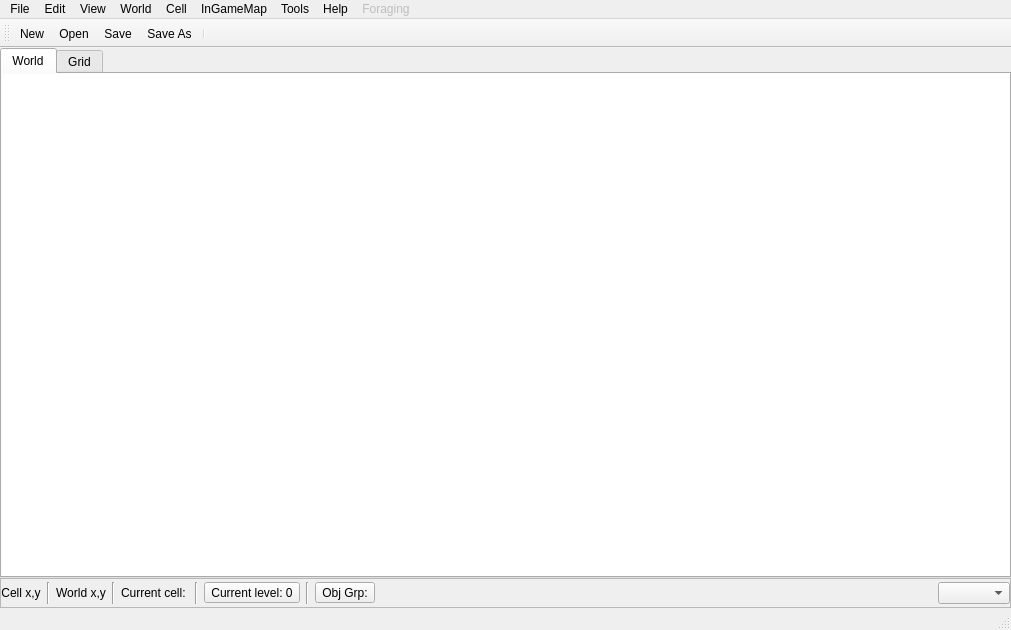
<?xml version="1.0" encoding="UTF-8"?>
<ui version="4.0">
 <class>MainWindow</class>
 <widget class="QMainWindow" name="MainWindow">
  <property name="geometry">
   <rect>
    <x>0</x>
    <y>0</y>
    <width>1011</width>
    <height>630</height>
   </rect>
  </property>
  <property name="windowTitle">
   <string>PZWorldEd (Unofficial fork by Alree)</string>
  </property>
  <widget class="QWidget" name="centralWidget">
   <layout class="QGridLayout" name="gridLayout_4">
    <property name="leftMargin">
     <number>0</number>
    </property>
    <property name="topMargin">
     <number>0</number>
    </property>
    <property name="rightMargin">
     <number>0</number>
    </property>
    <property name="bottomMargin">
     <number>0</number>
    </property>
    <property name="verticalSpacing">
     <number>0</number>
    </property>
    <item row="0" column="0">
     <widget class="QTabWidget" name="documentTabWidget">
      <property name="currentIndex">
       <number>0</number>
      </property>
      <widget class="QWidget" name="tabWorld">
       <attribute name="title">
        <string>World</string>
       </attribute>
       <layout class="QGridLayout" name="gridLayout_3">
        <property name="leftMargin">
         <number>0</number>
        </property>
        <property name="topMargin">
         <number>0</number>
        </property>
        <property name="rightMargin">
         <number>0</number>
        </property>
        <property name="bottomMargin">
         <number>0</number>
        </property>
        <item row="0" column="0">
         <widget class="QGraphicsView" name="worldView">
          <property name="frameShape">
           <enum>QFrame::NoFrame</enum>
          </property>
          <property name="frameShadow">
           <enum>QFrame::Sunken</enum>
          </property>
         </widget>
        </item>
       </layout>
      </widget>
      <widget class="QWidget" name="tabCell">
       <attribute name="title">
        <string>Grid</string>
       </attribute>
       <layout class="QGridLayout" name="gridLayout_5">
        <property name="leftMargin">
         <number>0</number>
        </property>
        <property name="topMargin">
         <number>0</number>
        </property>
        <property name="rightMargin">
         <number>0</number>
        </property>
        <property name="bottomMargin">
         <number>0</number>
        </property>
        <item row="0" column="0">
         <widget class="QGraphicsView" name="cellView">
          <property name="frameShape">
           <enum>QFrame::NoFrame</enum>
          </property>
         </widget>
        </item>
       </layout>
      </widget>
     </widget>
    </item>
    <item row="1" column="0">
     <widget class="QFrame" name="viewTools">
      <property name="frameShape">
       <enum>QFrame::StyledPanel</enum>
      </property>
      <property name="frameShadow">
       <enum>QFrame::Raised</enum>
      </property>
      <layout class="QHBoxLayout" name="horizontalLayout">
       <property name="leftMargin">
        <number>0</number>
       </property>
       <property name="topMargin">
        <number>3</number>
       </property>
       <property name="rightMargin">
        <number>0</number>
       </property>
       <property name="bottomMargin">
        <number>3</number>
       </property>
       <item>
        <widget class="QLabel" name="coordinatesLabel">
         <property name="minimumSize">
          <size>
           <width>0</width>
           <height>0</height>
          </size>
         </property>
         <property name="text">
          <string>Cell x,y</string>
         </property>
         <property name="alignment">
          <set>Qt::AlignCenter</set>
         </property>
        </widget>
       </item>
       <item>
        <widget class="Line" name="line">
         <property name="orientation">
          <enum>Qt::Vertical</enum>
         </property>
        </widget>
       </item>
       <item>
        <widget class="QLabel" name="worldCoordinatesLabel">
         <property name="minimumSize">
          <size>
           <width>0</width>
           <height>0</height>
          </size>
         </property>
         <property name="text">
          <string>World x,y</string>
         </property>
         <property name="alignment">
          <set>Qt::AlignCenter</set>
         </property>
        </widget>
       </item>
       <item>
        <widget class="Line" name="line_4">
         <property name="orientation">
          <enum>Qt::Vertical</enum>
         </property>
        </widget>
       </item>
       <item>
        <widget class="QLabel" name="currentCellLabel">
         <property name="text">
          <string>Current cell: &lt;none&gt;</string>
         </property>
        </widget>
       </item>
       <item>
        <widget class="Line" name="line_2">
         <property name="orientation">
          <enum>Qt::Vertical</enum>
         </property>
        </widget>
       </item>
       <item>
        <widget class="QToolButton" name="currentLevelButton">
         <property name="text">
          <string>Current level: 0</string>
         </property>
         <property name="popupMode">
          <enum>QToolButton::InstantPopup</enum>
         </property>
         <property name="arrowType">
          <enum>Qt::NoArrow</enum>
         </property>
        </widget>
       </item>
       <item>
        <widget class="Line" name="line_3">
         <property name="orientation">
          <enum>Qt::Vertical</enum>
         </property>
        </widget>
       </item>
       <item>
        <widget class="QToolButton" name="objectGroupButton">
         <property name="text">
          <string>Obj Grp:</string>
         </property>
         <property name="popupMode">
          <enum>QToolButton::InstantPopup</enum>
         </property>
        </widget>
       </item>
       <item>
        <spacer name="horizontalSpacer">
         <property name="orientation">
          <enum>Qt::Horizontal</enum>
         </property>
         <property name="sizeHint" stdset="0">
          <size>
           <width>40</width>
           <height>20</height>
          </size>
         </property>
        </spacer>
       </item>
       <item>
        <widget class="QComboBox" name="zoomComboBox"/>
       </item>
      </layout>
     </widget>
    </item>
   </layout>
  </widget>
  <widget class="QMenuBar" name="menuBar">
   <property name="geometry">
    <rect>
     <x>0</x>
     <y>0</y>
     <width>1011</width>
     <height>21</height>
    </rect>
   </property>
   <widget class="QMenu" name="fileMenu">
    <property name="title">
     <string>File</string>
    </property>
    <widget class="QMenu" name="menuGenerate_Lots">
     <property name="title">
      <string>Generate Lots</string>
     </property>
     <addaction name="actionGenerateLotsAll"/>
     <addaction name="actionGenerateLotsSelected"/>
    </widget>
    <widget class="QMenu" name="menuBMP_To_TMX">
     <property name="title">
      <string>BMP To TMX</string>
     </property>
     <addaction name="actionBMPToTMXAll"/>
     <addaction name="actionBMPToTMXSelected"/>
    </widget>
    <widget class="QMenu" name="menuTMX_To_BMP">
     <property name="title">
      <string>TMX To BMP</string>
     </property>
     <addaction name="actionTMXToBMPAll"/>
     <addaction name="actionTMXToBMPSelected"/>
    </widget>
    <addaction name="actionNew"/>
    <addaction name="actionOpen"/>
    <addaction name="actionSave"/>
    <addaction name="actionSaveAs"/>
    <addaction name="separator"/>
    <addaction name="menuBMP_To_TMX"/>
    <addaction name="menuTMX_To_BMP"/>
    <addaction name="menuGenerate_Lots"/>
    <addaction name="actionLUAObjectDump"/>
    <addaction name="actionWriteObjects"/>
    <addaction name="separator"/>
    <addaction name="actionClose"/>
    <addaction name="actionCloseAll"/>
    <addaction name="actionQuit"/>
   </widget>
   <widget class="QMenu" name="helpMenu">
    <property name="title">
     <string>Help</string>
    </property>
    <addaction name="actionAboutQt"/>
   </widget>
   <widget class="QMenu" name="editMenu">
    <property name="title">
     <string>Edit</string>
    </property>
    <addaction name="separator"/>
    <addaction name="actionCopy"/>
    <addaction name="actionPaste"/>
    <addaction name="actionClipboard"/>
    <addaction name="separator"/>
    <addaction name="actionPreferences"/>
   </widget>
   <widget class="QMenu" name="menuView">
    <property name="title">
     <string>View</string>
    </property>
    <addaction name="actionShowCoordinates"/>
    <addaction name="actionShowGrid"/>
    <addaction name="actionShowMiniMap"/>
    <addaction name="actionShowObjects"/>
    <addaction name="actionShowObjectNames"/>
    <addaction name="actionShowOtherWorlds"/>
    <addaction name="actionShowBMP"/>
    <addaction name="actionShowZombieSpawnImage"/>
    <addaction name="actionShowZonesInWorldView"/>
    <addaction name="actionShowZonesWorldInWorldView"/>
    <addaction name="separator"/>
    <addaction name="actionHighlightCurrentLevel"/>
    <addaction name="actionHighlightRoomUnderPointer"/>
    <addaction name="actionLevelAbove"/>
    <addaction name="actionLevelBelow"/>
    <addaction name="separator"/>
    <addaction name="actionZoomIn"/>
    <addaction name="actionZoomOut"/>
    <addaction name="actionZoomNormal"/>
    <addaction name="separator"/>
   </widget>
   <widget class="QMenu" name="menuWorld">
    <property name="title">
     <string>World</string>
    </property>
    <addaction name="actionEditCell"/>
    <addaction name="actionGoToXY"/>
    <addaction name="actionResizeWorld"/>
    <addaction name="separator"/>
    <addaction name="actionObjectGroups"/>
    <addaction name="actionObjectTypes"/>
    <addaction name="separator"/>
    <addaction name="actionEnums"/>
    <addaction name="actionProperties"/>
    <addaction name="actionTemplates"/>
    <addaction name="separator"/>
    <addaction name="actionRemoveRoad"/>
    <addaction name="actionRemoveBMP"/>
   </widget>
   <widget class="QMenu" name="menuCell">
    <property name="title">
     <string>Cell</string>
    </property>
    <addaction name="actionRemoveLot"/>
    <addaction name="actionRemoveObject"/>
    <addaction name="actionSplitObjectPolygon"/>
    <addaction name="separator"/>
    <addaction name="actionExtractLots"/>
    <addaction name="actionExtractObjects"/>
    <addaction name="separator"/>
    <addaction name="actionClearCell"/>
    <addaction name="actionClearMapOnly"/>
   </widget>
   <widget class="QMenu" name="menuTools">
    <property name="title">
     <string>Tools</string>
    </property>
    <widget class="QMenu" name="menuAlias_Fixup">
     <property name="title">
      <string>Tiles From -&gt; To</string>
     </property>
     <addaction name="actionFromToAll"/>
     <addaction name="actionFromToSelected"/>
    </widget>
    <addaction name="actionLotPackViewer"/>
    <addaction name="menuAlias_Fixup"/>
    <addaction name="actionBuildingsToPNG"/>
    <addaction name="actionLootInspector"/>
   </widget>
   <widget class="QMenu" name="menuInGameMap">
    <property name="title">
     <string>InGameMap</string>
    </property>
    <addaction name="actionRemoveInGameMapFeatures"/>
    <addaction name="actionRemoveInGameMapPoints"/>
    <addaction name="actionSplitInGameMapPolygon"/>
    <addaction name="actionAddInGameMapHole"/>
    <addaction name="actionRemoveInGameMapHole"/>
    <addaction name="actionConvertToPolygon"/>
    <addaction name="separator"/>
    <addaction name="actionGenerateInGameMapTreeFeatures"/>
    <addaction name="separator"/>
    <addaction name="actionGenerateInGameMapBuildingFeatures"/>
    <addaction name="actionGenerateInGameMapWaterFeatures"/>
    <addaction name="actionGenerate_Road_Features"/>
    <addaction name="separator"/>
    <addaction name="actionReadInGameMapFeaturesXML"/>
    <addaction name="actionWriteInGameMapFeaturesXML"/>
    <addaction name="actionCreateImagePyramid"/>
   </widget>
   <widget class="QMenu" name="menuForaging">
    <property name="enabled">
     <bool>false</bool>
    </property>
    <property name="title">
     <string>Foraging</string>
    </property>
   </widget>
   <addaction name="fileMenu"/>
   <addaction name="editMenu"/>
   <addaction name="menuView"/>
   <addaction name="menuWorld"/>
   <addaction name="menuCell"/>
   <addaction name="menuInGameMap"/>
   <addaction name="menuTools"/>
   <addaction name="helpMenu"/>
   <addaction name="menuForaging"/>
  </widget>
  <widget class="QToolBar" name="mainToolBar">
   <property name="windowTitle">
    <string>Main Toolbar</string>
   </property>
   <property name="toolButtonStyle">
    <enum>Qt::ToolButtonFollowStyle</enum>
   </property>
   <attribute name="toolBarArea">
    <enum>TopToolBarArea</enum>
   </attribute>
   <attribute name="toolBarBreak">
    <bool>false</bool>
   </attribute>
   <addaction name="actionNew"/>
   <addaction name="actionOpen"/>
   <addaction name="actionSave"/>
   <addaction name="actionSaveAs"/>
   <addaction name="separator"/>
  </widget>
  <widget class="QStatusBar" name="statusBar"/>
  <action name="actionQuit">
   <property name="icon">
    <iconset resource="editor.qrc">
     <normaloff>:/images/16x16/application-exit.png</normaloff>:/images/16x16/application-exit.png</iconset>
   </property>
   <property name="text">
    <string>Quit</string>
   </property>
   <property name="menuRole">
    <enum>QAction::QuitRole</enum>
   </property>
  </action>
  <action name="actionAboutQt">
   <property name="text">
    <string>About Qt</string>
   </property>
   <property name="menuRole">
    <enum>QAction::AboutQtRole</enum>
   </property>
  </action>
  <action name="actionOpen">
   <property name="icon">
    <iconset resource="editor.qrc">
     <normaloff>:/images/16x16/document-open.png</normaloff>:/images/16x16/document-open.png</iconset>
   </property>
   <property name="text">
    <string>Open...</string>
   </property>
  </action>
  <action name="actionEditCell">
   <property name="text">
    <string>Edit Cell</string>
   </property>
  </action>
  <action name="actionUndo">
   <property name="text">
    <string>Undo</string>
   </property>
  </action>
  <action name="actionRedo">
   <property name="text">
    <string>Redo</string>
   </property>
  </action>
  <action name="actionZoomIn">
   <property name="icon">
    <iconset resource="editor.qrc">
     <normaloff>:/images/16x16/zoom-in.png</normaloff>:/images/16x16/zoom-in.png</iconset>
   </property>
   <property name="text">
    <string>Zoom In</string>
   </property>
  </action>
  <action name="actionZoomOut">
   <property name="icon">
    <iconset resource="editor.qrc">
     <normaloff>:/images/16x16/zoom-out.png</normaloff>:/images/16x16/zoom-out.png</iconset>
   </property>
   <property name="text">
    <string>Zoom Out</string>
   </property>
  </action>
  <action name="actionShowGrid">
   <property name="checkable">
    <bool>true</bool>
   </property>
   <property name="text">
    <string>Show Grid</string>
   </property>
   <property name="shortcut">
    <string>Ctrl+G</string>
   </property>
  </action>
  <action name="actionHighlightCurrentLevel">
   <property name="checkable">
    <bool>true</bool>
   </property>
   <property name="text">
    <string>Highlight Current Level</string>
   </property>
   <property name="shortcut">
    <string>H</string>
   </property>
  </action>
  <action name="actionZoomNormal">
   <property name="icon">
    <iconset resource="editor.qrc">
     <normaloff>:/images/16x16/zoom-original.png</normaloff>:/images/16x16/zoom-original.png</iconset>
   </property>
   <property name="text">
    <string>Normal Size</string>
   </property>
   <property name="shortcut">
    <string>Ctrl+0</string>
   </property>
  </action>
  <action name="actionSave">
   <property name="icon">
    <iconset resource="editor.qrc">
     <normaloff>:/images/16x16/document-save.png</normaloff>:/images/16x16/document-save.png</iconset>
   </property>
   <property name="text">
    <string>Save</string>
   </property>
  </action>
  <action name="actionSaveAs">
   <property name="icon">
    <iconset resource="editor.qrc">
     <normaloff>:/images/16x16/document-save-as.png</normaloff>:/images/16x16/document-save-as.png</iconset>
   </property>
   <property name="text">
    <string>Save As...</string>
   </property>
  </action>
  <action name="actionClose">
   <property name="text">
    <string>Close</string>
   </property>
  </action>
  <action name="actionCloseAll">
   <property name="text">
    <string>Close All</string>
   </property>
  </action>
  <action name="actionProperties">
   <property name="text">
    <string>Property Definitions...</string>
   </property>
  </action>
  <action name="actionTemplates">
   <property name="text">
    <string>Templates...</string>
   </property>
  </action>
  <action name="actionShowCoordinates">
   <property name="checkable">
    <bool>true</bool>
   </property>
   <property name="text">
    <string>Show Coordinates</string>
   </property>
  </action>
  <action name="actionRemoveLot">
   <property name="icon">
    <iconset resource="editor.qrc">
     <normaloff>:/images/16x16/edit-delete.png</normaloff>:/images/16x16/edit-delete.png</iconset>
   </property>
   <property name="text">
    <string>Remove Selected Lots</string>
   </property>
   <property name="toolTip">
    <string>Remove Selected Lots</string>
   </property>
  </action>
  <action name="actionNew">
   <property name="icon">
    <iconset resource="editor.qrc">
     <normaloff>:/images/16x16/document-new.png</normaloff>:/images/16x16/document-new.png</iconset>
   </property>
   <property name="text">
    <string>New...</string>
   </property>
  </action>
  <action name="actionCreateObject">
   <property name="icon">
    <iconset resource="editor.qrc">
     <normaloff>:/images/24x24/insert-object.png</normaloff>:/images/24x24/insert-object.png</iconset>
   </property>
   <property name="text">
    <string>Create Object</string>
   </property>
  </action>
  <action name="actionRemoveObject">
   <property name="icon">
    <iconset resource="editor.qrc">
     <normaloff>:/images/16x16/edit-delete.png</normaloff>:/images/16x16/edit-delete.png</iconset>
   </property>
   <property name="text">
    <string>Remove Selected Objects</string>
   </property>
   <property name="toolTip">
    <string>Remove Selected Objects</string>
   </property>
  </action>
  <action name="actionSnapToGrid">
   <property name="checkable">
    <bool>true</bool>
   </property>
   <property name="text">
    <string>Snap To Grid</string>
   </property>
  </action>
  <action name="actionObjectTypes">
   <property name="text">
    <string>Object Types...</string>
   </property>
  </action>
  <action name="actionClearCell">
   <property name="icon">
    <iconset resource="editor.qrc">
     <normaloff>:/images/16x16/edit-clear.png</normaloff>:/images/16x16/edit-clear.png</iconset>
   </property>
   <property name="text">
    <string>Clear</string>
   </property>
  </action>
  <action name="actionPreferences">
   <property name="text">
    <string>Preferences...</string>
   </property>
   <property name="menuRole">
    <enum>QAction::PreferencesRole</enum>
   </property>
  </action>
  <action name="actionShowMiniMap">
   <property name="checkable">
    <bool>true</bool>
   </property>
   <property name="text">
    <string>Show Mini-map</string>
   </property>
   <property name="shortcut">
    <string>M</string>
   </property>
  </action>
  <action name="actionClearMapOnly">
   <property name="text">
    <string>Clear Map Only</string>
   </property>
  </action>
  <action name="actionExtractLots">
   <property name="text">
    <string>Extract Lots...</string>
   </property>
  </action>
  <action name="actionExtractObjects">
   <property name="text">
    <string>Extract Objects...</string>
   </property>
  </action>
  <action name="actionObjectGroups">
   <property name="text">
    <string>Object Groups...</string>
   </property>
  </action>
  <action name="actionCopy">
   <property name="icon">
    <iconset resource="editor.qrc">
     <normaloff>:/images/16x16/edit-copy.png</normaloff>:/images/16x16/edit-copy.png</iconset>
   </property>
   <property name="text">
    <string>Copy</string>
   </property>
  </action>
  <action name="actionPaste">
   <property name="icon">
    <iconset resource="editor.qrc">
     <normaloff>:/images/16x16/edit-paste.png</normaloff>:/images/16x16/edit-paste.png</iconset>
   </property>
   <property name="text">
    <string>Paste</string>
   </property>
  </action>
  <action name="actionClipboard">
   <property name="text">
    <string>Show Clipboard</string>
   </property>
  </action>
  <action name="actionLevelAbove">
   <property name="text">
    <string>Select Level Above</string>
   </property>
   <property name="shortcut">
    <string>PgUp</string>
   </property>
  </action>
  <action name="actionLevelBelow">
   <property name="text">
    <string>Select Level Below</string>
   </property>
   <property name="shortcut">
    <string>PgDown</string>
   </property>
  </action>
  <action name="actionShowObjectNames">
   <property name="checkable">
    <bool>true</bool>
   </property>
   <property name="text">
    <string>Show Object Names</string>
   </property>
  </action>
  <action name="actionGenerateLotsAll">
   <property name="text">
    <string>All Cells...</string>
   </property>
  </action>
  <action name="actionGenerateLotsSelected">
   <property name="text">
    <string>Selected Cells Only...</string>
   </property>
  </action>
  <action name="actionRemoveRoad">
   <property name="icon">
    <iconset resource="editor.qrc">
     <normaloff>:/images/16x16/edit-delete.png</normaloff>:/images/16x16/edit-delete.png</iconset>
   </property>
   <property name="text">
    <string>Removed Selected Roads</string>
   </property>
   <property name="toolTip">
    <string>Remove Selected Roads</string>
   </property>
  </action>
  <action name="actionBMPToTMXAll">
   <property name="text">
    <string>All Cells...</string>
   </property>
  </action>
  <action name="actionBMPToTMXSelected">
   <property name="text">
    <string>Selected Cells Only...</string>
   </property>
  </action>
  <action name="actionRemoveBMP">
   <property name="icon">
    <iconset resource="editor.qrc">
     <normaloff>:/images/16x16/edit-delete.png</normaloff>:/images/16x16/edit-delete.png</iconset>
   </property>
   <property name="text">
    <string>Remove Selected BMP Images</string>
   </property>
  </action>
  <action name="actionShowBMP">
   <property name="checkable">
    <bool>true</bool>
   </property>
   <property name="text">
    <string>Show BMP Images</string>
   </property>
  </action>
  <action name="actionResizeWorld">
   <property name="icon">
    <iconset resource="editor.qrc">
     <normaloff>:/images/16x16/document-page-setup.png</normaloff>:/images/16x16/document-page-setup.png</iconset>
   </property>
   <property name="text">
    <string>Resize World...</string>
   </property>
  </action>
  <action name="actionLotPackViewer">
   <property name="text">
    <string>LotPack Viewer</string>
   </property>
  </action>
  <action name="actionFromToAll">
   <property name="text">
    <string>All Cells...</string>
   </property>
  </action>
  <action name="actionFromToSelected">
   <property name="text">
    <string>Selected Cells Only...</string>
   </property>
  </action>
  <action name="actionHMMesh">
   <property name="checkable">
    <bool>true</bool>
   </property>
   <property name="text">
    <string>Mesh</string>
   </property>
  </action>
  <action name="actionHMFlat">
   <property name="checkable">
    <bool>true</bool>
   </property>
   <property name="text">
    <string>Flat</string>
   </property>
  </action>
  <action name="actionGoToXY">
   <property name="text">
    <string>Go To Coordinates...</string>
   </property>
  </action>
  <action name="actionEnums">
   <property name="text">
    <string>Enums...</string>
   </property>
  </action>
  <action name="actionLUAObjectDump">
   <property name="text">
    <string>Write Spawn Points...</string>
   </property>
  </action>
  <action name="actionHighlightRoomUnderPointer">
   <property name="checkable">
    <bool>true</bool>
   </property>
   <property name="text">
    <string>Highlight Room Under Pointer</string>
   </property>
   <property name="shortcut">
    <string>Ctrl+R</string>
   </property>
  </action>
  <action name="actionBuildingsToPNG">
   <property name="text">
    <string>Buildings To PNG...</string>
   </property>
  </action>
  <action name="actionLootInspector">
   <property name="text">
    <string>Loot Inspector</string>
   </property>
  </action>
  <action name="actionWriteObjects">
   <property name="text">
    <string>Write Objects to Lua...</string>
   </property>
  </action>
  <action name="actionTMXToBMPAll">
   <property name="text">
    <string>All Cells...</string>
   </property>
  </action>
  <action name="actionTMXToBMPSelected">
   <property name="text">
    <string>Selected Cells Only...</string>
   </property>
  </action>
  <action name="actionShowObjects">
   <property name="checkable">
    <bool>true</bool>
   </property>
   <property name="text">
    <string>Show Objects</string>
   </property>
  </action>
  <action name="actionShowOtherWorlds">
   <property name="checkable">
    <bool>true</bool>
   </property>
   <property name="text">
    <string>Show Other Worlds</string>
   </property>
  </action>
  <action name="actionWriteInGameMapFeaturesXML">
   <property name="icon">
    <iconset resource="editor.qrc">
     <normaloff>:/images/16x16/document-save-as.png</normaloff>:/images/16x16/document-save-as.png</iconset>
   </property>
   <property name="text">
    <string>Write Features XML...</string>
   </property>
   <property name="toolTip">
    <string>Don't forget to do this!</string>
   </property>
  </action>
  <action name="actionGenerateInGameMapBuildingFeatures">
   <property name="text">
    <string>Generate Building Features</string>
   </property>
   <property name="toolTip">
    <string>Generate Building Features, only from external TBX Buildings</string>
   </property>
  </action>
  <action name="actionGenerateInGameMapWaterFeatures">
   <property name="text">
    <string>Generate Water Features</string>
   </property>
  </action>
  <action name="actionReadInGameMapFeaturesXML">
   <property name="icon">
    <iconset resource="editor.qrc">
     <normaloff>:/images/16x16/document-open.png</normaloff>:/images/16x16/document-open.png</iconset>
   </property>
   <property name="text">
    <string>Read Features XML...</string>
   </property>
  </action>
  <action name="actionSplitInGameMapPolygon">
   <property name="text">
    <string>Split Polygon</string>
   </property>
  </action>
  <action name="actionRemoveInGameMapPoints">
   <property name="icon">
    <iconset resource="editor.qrc">
     <normaloff>:/images/16x16/edit-delete.png</normaloff>:/images/16x16/edit-delete.png</iconset>
   </property>
   <property name="text">
    <string>Remove Selected Points</string>
   </property>
  </action>
  <action name="actionGenerateInGameMapTreeFeatures">
   <property name="text">
    <string>Generate Tree Features</string>
   </property>
  </action>
  <action name="actionRemoveInGameMapFeatures">
   <property name="icon">
    <iconset resource="editor.qrc">
     <normaloff>:/images/16x16/edit-delete.png</normaloff>:/images/16x16/edit-delete.png</iconset>
   </property>
   <property name="text">
    <string>Remove Selected Features</string>
   </property>
   <property name="shortcut">
    <string>Del</string>
   </property>
  </action>
  <action name="actionCreateImagePyramid">
   <property name="text">
    <string>Create Image Pyramid...</string>
   </property>
  </action>
  <action name="actionAddInGameMapHole">
   <property name="text">
    <string>Add Polygon Hole</string>
   </property>
  </action>
  <action name="actionRemoveInGameMapHole">
   <property name="text">
    <string>Remove Polygon Hole</string>
   </property>
  </action>
  <action name="actionConvertToPolygon">
   <property name="text">
    <string>Convert To Polygon</string>
   </property>
  </action>
  <action name="actionShowZonesInWorldView">
   <property name="checkable">
    <bool>true</bool>
   </property>
   <property name="text">
    <string>Show Zones In World View</string>
   </property>
  </action>
  <action name="actionShowZombieSpawnImage">
   <property name="checkable">
    <bool>true</bool>
   </property>
   <property name="text">
    <string>Show Zombie Spawn Image</string>
   </property>
  </action>
  <action name="actionSplitObjectPolygon">
   <property name="text">
    <string>Split Object Polygon</string>
   </property>
  </action>
  <action name="actionGenerate_Road_Features">
   <property name="text">
    <string>Generate Road Features</string>
   </property>
  </action>
  <action name="actionShowZonesWorldInWorldView">
   <property name="checkable">
    <bool>true</bool>
   </property>
   <property name="enabled">
    <bool>false</bool>
   </property>
   <property name="text">
    <string>Show Zones and World in World View</string>
   </property>
  </action>
 </widget>
 <layoutdefault spacing="6" margin="11"/>
 <resources>
  <include location="editor.qrc"/>
 </resources>
 <connections/>
</ui>
